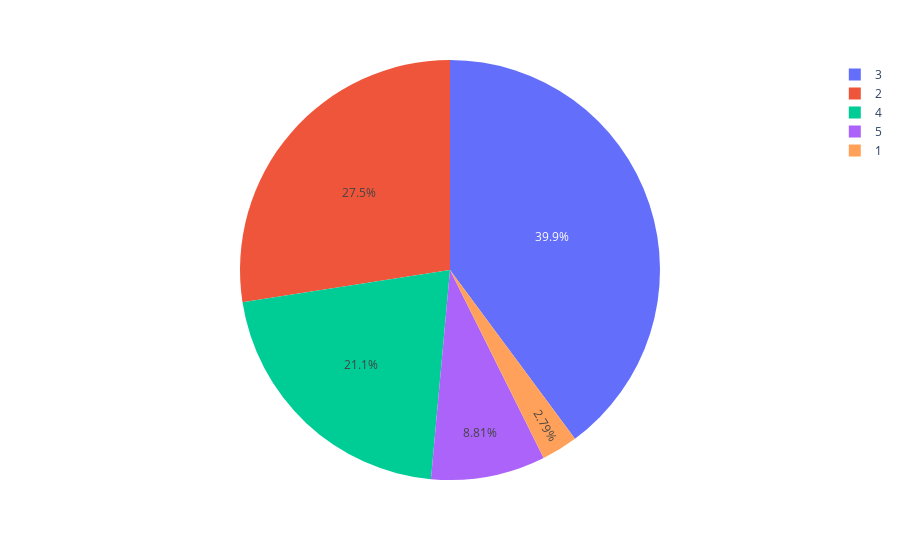

This figure's notebook cell:
### Markdown cell above
#### Pie Chart

### Code cell
fig = px.pie(known_dataset, values='t1', names='f5_cat')
fig.show()

### Figure 1 — Plotly figure (JSON) as saved in the notebook; plotly's stock layout.template omitted (floating-point values rounded to 4 significant figures; data arrays with more than 128 entries replaced by an {"elided": "..."} marker saying what was removed)
{"data": [{"domain": {"x": [0, 1], "y": [0, 1]}, "hovertemplate": "f5_cat=%{label}<br>t1=%{value}<extra></extra>", "labels": {"elided": "14995 int values"}, "legendgroup": "", "name": "", "showlegend": true, "type": "pie", "values": {"elided": "14995 float values"}}], "layout": {"legend": {"tracegroupgap": 0}, "margin": {"t": 60}}}
